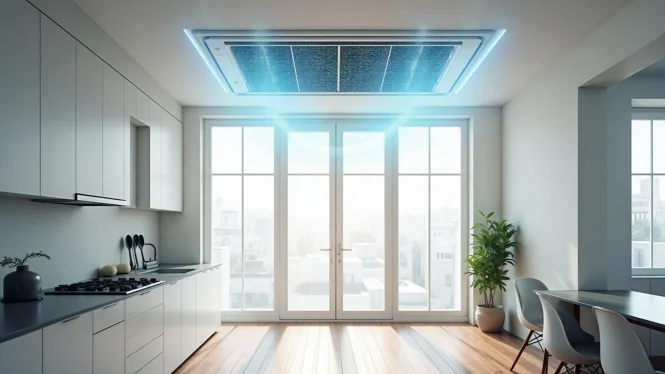
#> input picture src/assets/hero-duct-cleaning-mobile.webp, 665 x 374 px; the run also reads 1 picture not shown here
$ python create_vertical_comparison.py src/assets/hero-duct-cleaning-mobile.webp src/assets/hero-duct-cleaning.webp out.png
#> lines starting #> are read from the running program, lines starting #| are printed output that depends on the picture
#!/usr/bin/env python3
"""
Create vertical (top/bottom) before/after comparison images for Google Ads
Before image on TOP, After image on BOTTOM
"""
from PIL import Image
import sys
import os

def create_vertical_comparison(before_path, after_path, output_path, max_height=1200):
    """
    Create a vertical (stacked) comparison image with before on top, after on bottom

    Args:
        before_path: Path to the 'before' image
        after_path: Path to the 'after' image
        output_path: Path to save the comparison image
        max_height: Maximum height for the final image
    """
#> called with after_path = 'src/assets/hero-duct-cleaning.webp', output_path = 'out.png', max_height = 1200
    # Load images
    before_img = Image.open(before_path)
#> before_img is the input picture: PIL image 665x374 RGB; mean R, G, B 158.5, 168.4, 167.9
    after_img = Image.open(after_path)

    # Get original dimensions
    before_width, before_height = before_img.size
#> before_width = 665; before_height = 374
    after_width, after_height = after_img.size
#> after_width = 1920; after_height = 1080

    # Calculate target width (use the smaller width to maintain quality)
    target_width = min(before_width, after_width)
#> target_width = 665

    # Resize images to same width while maintaining aspect ratio
    before_aspect = before_height / before_width
#> before_aspect = 0.562
    after_aspect = after_height / after_width
#> after_aspect = 0.562

    new_before_height = int(target_width * before_aspect)
#> new_before_height = 374
    new_after_height = int(target_width * after_aspect)
#> new_after_height = 374

    before_resized = before_img.resize((target_width, new_before_height), Image.LANCZOS)
    after_resized = after_img.resize((target_width, new_after_height), Image.LANCZOS)

    # Calculate total height
    total_height = new_before_height + new_after_height
#> total_height = 748

    # If total height exceeds max_height, scale down proportionally
    if total_height > max_height:
        scale_factor = max_height / total_height
        target_width = int(target_width * scale_factor)
        new_before_height = int(new_before_height * scale_factor)
        new_after_height = int(new_after_height * scale_factor)

        before_resized = before_resized.resize((target_width, new_before_height), Image.LANCZOS)
        after_resized = after_resized.resize((target_width, new_after_height), Image.LANCZOS)
        total_height = new_before_height + new_after_height

    # Create new image with white background
    comparison = Image.new('RGB', (target_width, total_height), 'white')
#> comparison: PIL image 665x748 RGB; every value is 255

    # Paste before image on top, after image on bottom
    comparison.paste(before_resized, (0, 0))
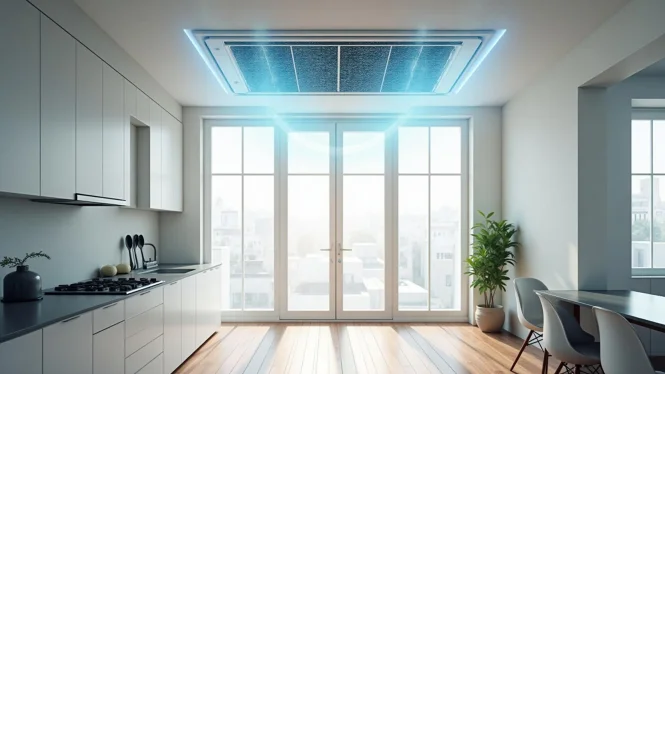
#> comparison: PIL image 665x748 RGB; mean R, G, B 206.7, 211.7, 211.4
    comparison.paste(after_resized, (0, new_before_height))
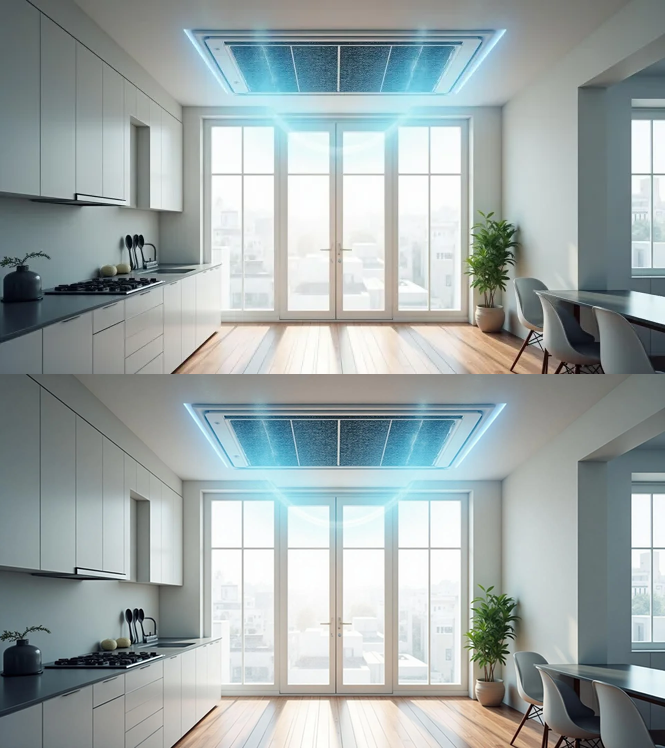
#> comparison: PIL image 665x748 RGB; mean R, G, B 158.5, 168.3, 168

    # Save the comparison image
    comparison.save(output_path, 'JPEG', quality=90, optimize=True)

    print(f"Created: {output_path}")
    print(f"Dimensions: {target_width}x{total_height}")
#| Dimensions: 665x748
    print(f"File size: {os.path.getsize(output_path) / 1024:.1f} KB")

if __name__ == "__main__":
    if len(sys.argv) != 4:
        print("Usage: python create_vertical_comparison.py <before_image> <after_image> <output_image>")
        sys.exit(1)

    before_path = sys.argv[1]
    after_path = sys.argv[2]
    output_path = sys.argv[3]

    create_vertical_comparison(before_path, after_path, output_path)
